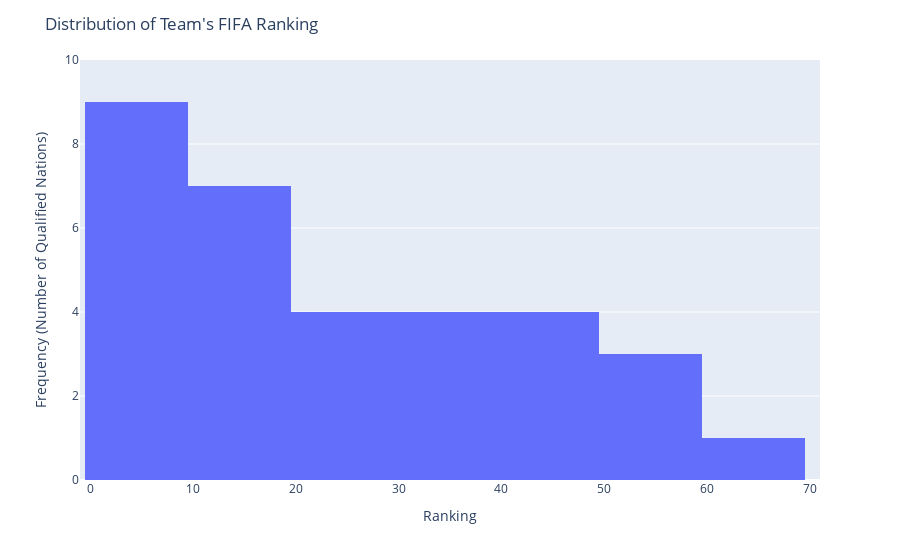

Notebook code for this chart:
### Code cell
# Visualize distributions: FIFA Ranking

fig = px.histogram(nationsDf_18, x=nationsDf_18.columns[1], nbins=8)
fig.update_layout(title="Distribution of Team's FIFA Ranking",
                  xaxis_title="Ranking",
                  yaxis_title="Frequency (Number of Qualified Nations)",
                  xaxis=dict(range=[-1, 71]),
                  yaxis=dict(range=[0, 10]))
fig.show()

### Figure 1 — Plotly figure (JSON) as saved in the notebook; plotly's stock layout.template omitted (floating-point values rounded to 4 significant figures)
{"data": [{"alignmentgroup": "True", "bingroup": "x", "hoverlabel": {"namelength": 0}, "hovertemplate": "FIFA Rank=%{x}<br>count=%{y}", "legendgroup": "", "marker": {"color": "#636efa"}, "name": "", "nbinsx": 8, "offsetgroup": "", "orientation": "v", "showlegend": false, "type": "histogram", "x": [9, 32, 5, 4, 17, 37, 12, 15, 53, 7, 2, 1, 22, 28, 41, 10, 43, 47, 58, 19, 13, 3, 49, 67, 22, 30, 51, 6, 21, 8, 38, 14], "xaxis": "x", "yaxis": "y"}], "layout": {"barmode": "relative", "legend": {"tracegroupgap": 0}, "margin": {"t": 60}, "title": {"text": "Distribution of Team's FIFA Ranking"}, "xaxis": {"anchor": "y", "domain": [0, 1], "range": [-1, 71], "title": {"text": "Ranking"}}, "yaxis": {"anchor": "x", "domain": [0, 1], "range": [0, 10], "title": {"text": "Frequency (Number of Qualified Nations)"}}}}
